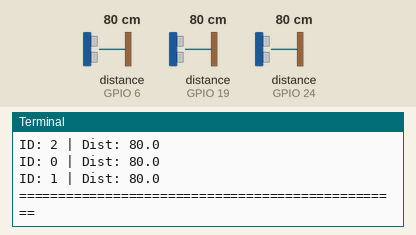
Simulated run of this program. Board: Raspberry Pi (BCM pin numbers). Shown: the last lines printed to the terminal. Inputs (shaded band) come from the test bench; at power-on: distance to the obstacle (sensors on GPIO 6, GPIO 19, GPIO 24) 80 cm. The echo pulse lasts 58.3 µs per cm.

Above: at 1.2 s.
1.3 s: distance to the obstacle (sensor on GPIO 6) set to 2 cm
At 2.47 s:
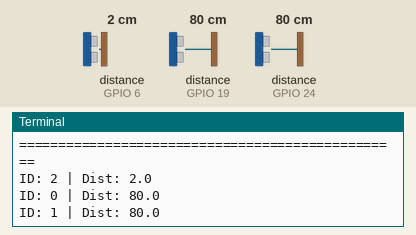
2.8 s: distance to the obstacle (sensor on GPIO 19) set to 2 cm
At 2.82 s:
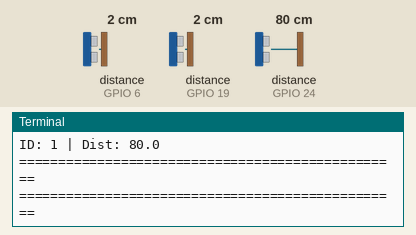
4.3 s: distance to the obstacle (sensor on GPIO 24) set to 2 cm
At 4.34 s:
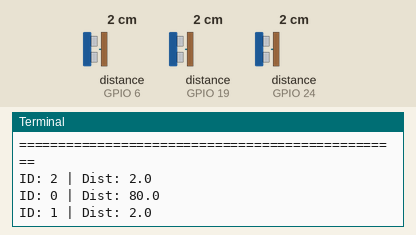
5.8 s: distance to the obstacle (sensor on GPIO 6) set to 4 cm
At 5.86 s:
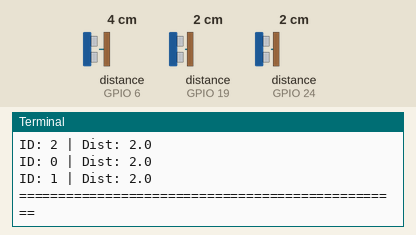
Timing chart, 0 to 8.3 s (numbered marks = the images above; inputs shaded):
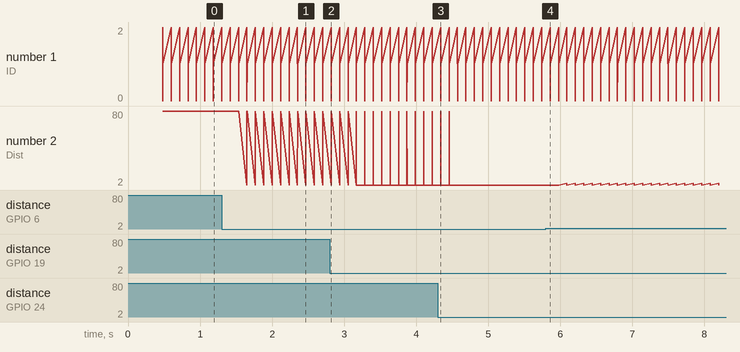

Measured:
- after the input at 1.3 s, the terminal: prints a new line after 0.35 s (image 1)

The program:

distance_sensor.py
```python
from gpiozero import DistanceSensor
import conf as conf

class DistSensor:

    def __init__(self, trigger_pin, echo_pin, id):
        self.sensor = DistanceSensor(trigger=trigger_pin, echo=echo_pin)
        self.id = id
        self._distance = 0.0
        self._collision_event = False

    def get_distance(self) -> float:
        # Returns the last measured distance from the sensor in centimeters.
        self._distance = self.sensor.distance * 100
        return self._distance

    def is_collision_detected(self) -> bool:
        # Returns True if a collision is detected.
        return self._collision_event

    def set_collision(self):
        # Returns True if a collision is detected.
        self._collision_event = True

    def unset_collision(self):
        # Returns True if a collision is detected.
        self._collision_event = False

    def get_id(self) -> int:
        return self.id

if __name__ == "__main__":
    import os
    import time as t

    center = DistSensor(conf.TRIGGER_PIN_CENTRE, conf.ECHO_PIN_CENTRE, conf.CENTOR_SENSOR_ID)
    left = DistSensor(conf.TRIGGER_PIN_LEFT, conf.ECHO_PIN_LEFT, conf.LEFT_SENSOR_ID)
    right = DistSensor(conf.TRIGGER_PIN_RIGHT, conf.ECHO_PIN_RIGHT, conf.RIGHT_SENSOR_ID)

    while True:
        os.system('cls' if os.name == 'nt' else 'clear')
        print("=================================================")
        print(f"ID: {left.get_id()} | Dist: {left.get_distance()}")
        print(f"ID: {center.get_id()} | Dist: {center.get_distance()}")
        print(f"ID: {right.get_id()} | Dist: {right.get_distance()}")
        print("=================================================")
        t.sleep(0.1)
```

conf.py
```python
# configuration variables

# Servo pins
LEFT_SERVO_PIN      = 27 # GPIO 27, physical pin 13
RIGHT_SERVO_PIN     = 17 # GPIO 17, physical pin 11

# Sensor pins
TRIGGER_PIN_CENTRE  = 23 # GPIO 23, physical pin 16
ECHO_PIN_CENTRE     = 24 # GPIO 24, physical pin 18

TRIGGER_PIN_LEFT    = 5 # GPIO 5, physical pin 29
ECHO_PIN_LEFT       = 6 # GPIO 6, physical pin 31

TRIGGER_PIN_RIGHT   = 13 # GPIO 13, physical pin 33
ECHO_PIN_RIGHT      = 19 # GPIO 19, physical pin 35

# Gyro pins
PWR_MGMT_1      = 0x6b
PWR_MGMT_2      = 0x6c

# IR Sensor pins
IR_SENSOR_PIN = 4 # GPIO 4, physical pin 7

STOP_DISTANCE = 15 # in cm, stop if sensors detect an object within this distance

GYRO_ADDRESS    = 0x68

GYRO_XOUT_ADDR  = 0x43
GYRO_YOUT_ADDR  = 0x45
GYRO_ZOUT_ADDR  = 0x47

ACCEL_XOUT_ADDR = 0x3b
ACCEL_YOUT_ADDR = 0x3d
ACCEL_ZOUT_ADDR = 0x3f

TEMP_OUT_ADDR   = 0x41

GYRO_SMBUS_NUMBER = 1

# misc variables
STOP_DISTANCE   = 20 # in cm, stop if sensors detect an object within this distance
STOP_DISTANCE_SIDE_SENSORS = 25
BLOCK_SIZE      = 0.1 # in m, size of a block on the grid/map
TIME_DELTA      = 0.001 # stall time in sec

# physical constants
WHEEL_RADIUS            = 0.037 # radius of wheels in metres
INTERNAL_TURN_RADIUS    = 0.205 # distance between centre and wheels in metres
ANGULAR_VELOCITY        = 6  # wheel/servo angular velocity in rad/s
LOOKAHEAD_DISTANCE = 0.5
COLLISION_RECOVERY_MOVEMENT = 0.3
STARTING_HEADING = 90
SENSOR_FOV_ANGLE        = 10 # sensor field of view in degrees

# particle filter
INIT_POS_SIGMA = 0.50 # standard deviation of initial position in map
SENSOR_SIGMA = 1.5 # standard deviation of sensor noise
MAP_SCALE = 0.1
NULL_WEIGHT = 0.001

# Sensor IDs
CENTOR_SENSOR_ID    = 0
RIGHT_SENSOR_ID     = 1
LEFT_SENSOR_ID      = 2
GYRO_SENSOR_ID      = 4
```
